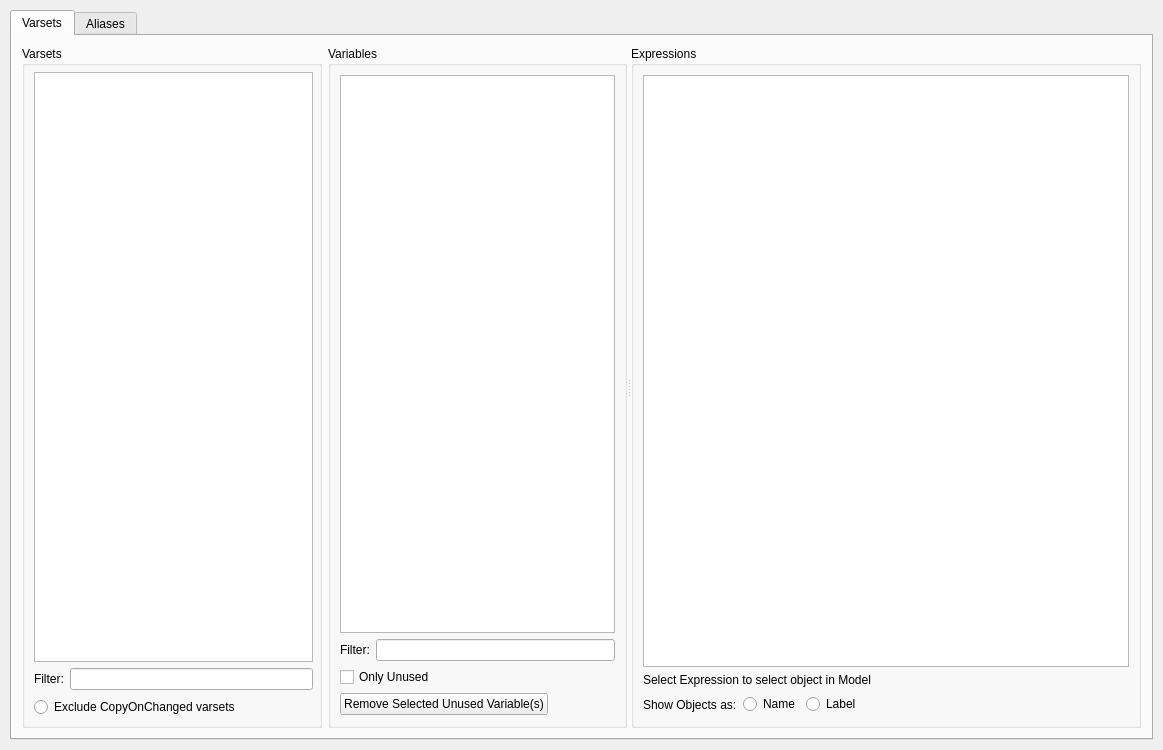
<?xml version="1.0" encoding="UTF-8"?>
<ui version="4.0">
 <class>Form</class>
 <widget class="QWidget" name="Form">
  <property name="geometry">
   <rect>
    <x>0</x>
    <y>0</y>
    <width>1163</width>
    <height>750</height>
   </rect>
  </property>
  <property name="windowTitle">
   <string>Form</string>
  </property>
  <layout class="QHBoxLayout" name="horizontalLayout">
   <property name="sizeConstraint">
    <enum>QLayout::SizeConstraint::SetDefaultConstraint</enum>
   </property>
   <property name="leftMargin">
    <number>10</number>
   </property>
   <property name="topMargin">
    <number>10</number>
   </property>
   <property name="rightMargin">
    <number>10</number>
   </property>
   <property name="bottomMargin">
    <number>10</number>
   </property>
   <item>
    <widget class="QTabWidget" name="tabWidget">
     <property name="currentIndex">
      <number>0</number>
     </property>
     <widget class="QWidget" name="varsets_tab">
      <attribute name="title">
       <string>Varsets</string>
      </attribute>
      <layout class="QHBoxLayout" name="horizontalLayout_9">
       <property name="spacing">
        <number>10</number>
       </property>
       <property name="leftMargin">
        <number>10</number>
       </property>
       <property name="topMargin">
        <number>10</number>
       </property>
       <property name="rightMargin">
        <number>10</number>
       </property>
       <property name="bottomMargin">
        <number>10</number>
       </property>
       <item>
        <widget class="QSplitter" name="splitter">
         <property name="sizePolicy">
          <sizepolicy hsizetype="Expanding" vsizetype="Expanding">
           <horstretch>0</horstretch>
           <verstretch>0</verstretch>
          </sizepolicy>
         </property>
         <property name="orientation">
          <enum>Qt::Orientation::Horizontal</enum>
         </property>
         <widget class="QWidget" name="layoutWidget">
          <layout class="QHBoxLayout" name="horizontalLayout_2">
           <item>
            <widget class="QGroupBox" name="varsets_groupBox">
             <property name="sizePolicy">
              <sizepolicy hsizetype="Expanding" vsizetype="Expanding">
               <horstretch>1</horstretch>
               <verstretch>0</verstretch>
              </sizepolicy>
             </property>
             <property name="title">
              <string>Varsets</string>
             </property>
             <layout class="QVBoxLayout" name="verticalLayout">
              <property name="spacing">
               <number>6</number>
              </property>
              <property name="topMargin">
               <number>6</number>
              </property>
              <property name="rightMargin">
               <number>6</number>
              </property>
              <property name="bottomMargin">
               <number>6</number>
              </property>
              <item>
               <widget class="QListWidget" name="avaliableVarsetsListWidget">
                <property name="sizePolicy">
                 <sizepolicy hsizetype="Expanding" vsizetype="Expanding">
                  <horstretch>0</horstretch>
                  <verstretch>0</verstretch>
                 </sizepolicy>
                </property>
               </widget>
              </item>
              <item>
               <layout class="QHBoxLayout" name="horizontalLayout_3">
                <item>
                 <widget class="QLabel" name="label">
                  <property name="text">
                   <string>Filter:</string>
                  </property>
                 </widget>
                </item>
                <item>
                 <widget class="QLineEdit" name="avaliableVarsetsFilterLineEdit"/>
                </item>
               </layout>
              </item>
              <item>
               <layout class="QHBoxLayout" name="horizontalLayout_copy_varsets">
                <item>
                 <widget class="QRadioButton" name="avaliableVarsetsExcludeClonesRadioButton">
                  <property name="text">
                   <string>Exclude CopyOnChanged varsets</string>
                  </property>
                 </widget>
                </item>
                <item>
                 <spacer name="horizontalSpacer_copy_varsets">
                  <property name="orientation">
                   <enum>Qt::Orientation::Horizontal</enum>
                  </property>
                  <property name="sizeHint" stdset="0">
                   <size>
                    <width>40</width>
                    <height>20</height>
                   </size>
                  </property>
                 </spacer>
                </item>
                <item>
                 <widget class="QToolButton" name="copyAvailableVarsetsPushButton">
                  <property name="enabled">
                   <bool>false</bool>
                  </property>
                  <property name="toolTip">
                   <string>Copy</string>
                  </property>
                  <property name="icon">
                   <iconset theme="edit-copy"/>
                  </property>
                  <property name="toolButtonStyle">
                   <enum>Qt::ToolButtonStyle::ToolButtonIconOnly</enum>
                  </property>
                  <property name="autoRaise">
                   <bool>true</bool>
                  </property>
                 </widget>
                </item>
               </layout>
              </item>
             </layout>
            </widget>
           </item>
           <item>
            <widget class="QGroupBox" name="varsetVariablesGroupBox">
             <property name="sizePolicy">
              <sizepolicy hsizetype="Expanding" vsizetype="Expanding">
               <horstretch>1</horstretch>
               <verstretch>0</verstretch>
              </sizepolicy>
             </property>
             <property name="title">
              <string>Variables</string>
             </property>
             <layout class="QVBoxLayout" name="verticalLayout_2">
              <item>
               <widget class="QListWidget" name="varsetVariableNamesListWidget"/>
              </item>
              <item>
               <layout class="QHBoxLayout" name="horizontalLayout_4">
                <item>
                 <widget class="QLabel" name="label_2">
                  <property name="text">
                   <string>Filter:</string>
                  </property>
                 </widget>
                </item>
                <item>
                 <widget class="QLineEdit" name="varsetVariableNamesFilterLineEdit"/>
                </item>
               </layout>
              </item>
              <item>
               <widget class="QCheckBox" name="varsetVariableNamesOnlyUnusedCheckBox">
                <property name="text">
                 <string>Only Unused</string>
                </property>
               </widget>
              </item>
              <item>
               <layout class="QHBoxLayout" name="horizontalLayout_copy_variables">
                <item>
                 <widget class="QPushButton" name="removeUnusedVariablesPushButton">
                  <property name="text">
                   <string>Remove Selected Unused Variable(s)</string>
                  </property>
                 </widget>
                </item>
                <item>
                 <spacer name="horizontalSpacer_copy_variables">
                  <property name="orientation">
                   <enum>Qt::Orientation::Horizontal</enum>
                  </property>
                  <property name="sizeHint" stdset="0">
                   <size>
                    <width>40</width>
                    <height>20</height>
                   </size>
                  </property>
                 </spacer>
                </item>
                <item>
                 <widget class="QToolButton" name="copyVarsetVariablesPushButton">
                  <property name="enabled">
                   <bool>false</bool>
                  </property>
                  <property name="toolTip">
                   <string>Copy</string>
                  </property>
                  <property name="text">
                   <string/>
                  </property>
                  <property name="icon">
                   <iconset theme="edit-copy"/>
                  </property>
                  <property name="toolButtonStyle">
                   <enum>Qt::ToolButtonStyle::ToolButtonIconOnly</enum>
                  </property>
                  <property name="autoRaise">
                   <bool>true</bool>
                  </property>
                 </widget>
                </item>
               </layout>
              </item>
             </layout>
            </widget>
           </item>
          </layout>
         </widget>
         <widget class="QGroupBox" name="varsetExpressionsGroupBox">
          <property name="sizePolicy">
           <sizepolicy hsizetype="Expanding" vsizetype="Expanding">
            <horstretch>2</horstretch>
            <verstretch>0</verstretch>
           </sizepolicy>
          </property>
          <property name="title">
           <string>Expressions</string>
          </property>
          <layout class="QVBoxLayout" name="verticalLayout_3">
           <item>
            <widget class="QListWidget" name="varsetExpressionsListWidget">
             <property name="sizePolicy">
              <sizepolicy hsizetype="Expanding" vsizetype="Expanding">
               <horstretch>2</horstretch>
               <verstretch>0</verstretch>
              </sizepolicy>
             </property>
            </widget>
           </item>
           <item>
            <widget class="QLabel" name="label_3">
             <property name="text">
              <string>Select Expression to select object in Model</string>
             </property>
            </widget>
           </item>
           <item>
            <layout class="QHBoxLayout" name="horizontalLayout_11">
             <item>
              <widget class="QLabel" name="label_7">
               <property name="text">
                <string>Show Objects as:</string>
               </property>
              </widget>
             </item>
             <item>
              <widget class="QRadioButton" name="objectNameRadioButton">
               <property name="text">
                <string>Name</string>
               </property>
              </widget>
             </item>
             <item>
              <widget class="QRadioButton" name="objectLabelRadioButton">
               <property name="text">
                <string>Label</string>
               </property>
              </widget>
             </item>
             <item>
              <spacer name="horizontalSpacer_2">
               <property name="orientation">
                <enum>Qt::Orientation::Horizontal</enum>
               </property>
               <property name="sizeType">
                <enum>QSizePolicy::Policy::Expanding</enum>
               </property>
               <property name="sizeHint" stdset="0">
                <size>
                 <width>10</width>
                 <height>20</height>
                </size>
               </property>
              </spacer>
             </item>
             <item>
              <widget class="QToolButton" name="copyVarsetExpressionsPushButton">
               <property name="enabled">
                <bool>false</bool>
               </property>
               <property name="sizePolicy">
                <sizepolicy hsizetype="Fixed" vsizetype="Fixed">
                 <horstretch>0</horstretch>
                 <verstretch>0</verstretch>
                </sizepolicy>
               </property>
               <property name="toolTip">
                <string>Copy</string>
               </property>
               <property name="layoutDirection">
                <enum>Qt::LayoutDirection::LeftToRight</enum>
               </property>
               <property name="text">
                <string/>
               </property>
               <property name="icon">
                <iconset theme="edit-copy"/>
               </property>
               <property name="toolButtonStyle">
                <enum>Qt::ToolButtonStyle::ToolButtonIconOnly</enum>
               </property>
               <property name="autoRaise">
                <bool>true</bool>
               </property>
              </widget>
             </item>
            </layout>
           </item>
          </layout>
         </widget>
        </widget>
       </item>
      </layout>
     </widget>
     <widget class="QWidget" name="aliases_tab">
      <attribute name="title">
       <string>Aliases</string>
      </attribute>
      <layout class="QHBoxLayout" name="horizontalLayout_6" stretch="0">
       <property name="spacing">
        <number>10</number>
       </property>
       <property name="leftMargin">
        <number>10</number>
       </property>
       <property name="topMargin">
        <number>10</number>
       </property>
       <property name="rightMargin">
        <number>10</number>
       </property>
       <property name="bottomMargin">
        <number>10</number>
       </property>
       <item>
        <widget class="QSplitter" name="aliases_splitter">
         <property name="sizePolicy">
          <sizepolicy hsizetype="Expanding" vsizetype="Expanding">
           <horstretch>0</horstretch>
           <verstretch>0</verstretch>
          </sizepolicy>
         </property>
         <property name="orientation">
          <enum>Qt::Orientation::Horizontal</enum>
         </property>
         <widget class="QWidget" name="layoutWidget">
          <layout class="QHBoxLayout" name="horizontalLayout_10">
           <item>
            <widget class="QGroupBox" name="spreadsheetsGroupBox">
             <property name="sizePolicy">
              <sizepolicy hsizetype="Expanding" vsizetype="Expanding">
               <horstretch>1</horstretch>
               <verstretch>0</verstretch>
              </sizepolicy>
             </property>
             <property name="title">
              <string>SpreadSheets</string>
             </property>
             <layout class="QVBoxLayout" name="verticalLayout_4">
              <item>
               <widget class="QListWidget" name="avaliableSpreadsheetsListWidget">
                <property name="sizePolicy">
                 <sizepolicy hsizetype="Expanding" vsizetype="Expanding">
                  <horstretch>0</horstretch>
                  <verstretch>0</verstretch>
                 </sizepolicy>
                </property>
               </widget>
              </item>
              <item>
               <layout class="QHBoxLayout" name="horizontalLayout_7">
                <item>
                 <widget class="QLabel" name="label_4">
                  <property name="text">
                   <string>Filter:</string>
                  </property>
                 </widget>
                </item>
                <item>
                 <widget class="QLineEdit" name="avaliableSpreadsheetsFilterLineEdit"/>
                </item>
               </layout>
              </item>
              <item>
               <layout class="QHBoxLayout" name="horizontalLayout_copy_spreadsheets">
                <item>
                 <widget class="QRadioButton" name="excludeCopyOnChangeSpreadsheetsRadioButton">
                  <property name="text">
                   <string>Exclude CopyOnChanged spreadsheets</string>
                  </property>
                 </widget>
                </item>
                <item>
                 <spacer name="horizontalSpacer_copy_spreadsheets">
                  <property name="orientation">
                   <enum>Qt::Orientation::Horizontal</enum>
                  </property>
                  <property name="sizeHint" stdset="0">
                   <size>
                    <width>40</width>
                    <height>20</height>
                   </size>
                  </property>
                 </spacer>
                </item>
                <item>
                 <widget class="QToolButton" name="copyAvailableSpreadsheetsPushButton">
                  <property name="enabled">
                   <bool>false</bool>
                  </property>
                  <property name="toolTip">
                   <string>Copy</string>
                  </property>
                  <property name="text">
                   <string/>
                  </property>
                  <property name="icon">
                   <iconset theme="edit-copy"/>
                  </property>
                  <property name="toolButtonStyle">
                   <enum>Qt::ToolButtonStyle::ToolButtonIconOnly</enum>
                  </property>
                  <property name="autoRaise">
                   <bool>true</bool>
                  </property>
                 </widget>
                </item>
               </layout>
              </item>
             </layout>
            </widget>
           </item>
           <item>
            <widget class="QGroupBox" name="aliasesVariablesGroupBox">
             <property name="sizePolicy">
              <sizepolicy hsizetype="Expanding" vsizetype="Expanding">
               <horstretch>1</horstretch>
               <verstretch>0</verstretch>
              </sizepolicy>
             </property>
             <property name="title">
              <string>Aliases</string>
             </property>
             <layout class="QVBoxLayout" name="verticalLayout_5">
              <item>
               <widget class="QListWidget" name="aliasesVariableNamesListWidget"/>
              </item>
              <item>
               <layout class="QHBoxLayout" name="horizontalLayout_8">
                <item>
                 <widget class="QLabel" name="label_5">
                  <property name="text">
                   <string>Filter:</string>
                  </property>
                 </widget>
                </item>
                <item>
                 <widget class="QLineEdit" name="aliasesVariableNamesFilterLineEdit"/>
                </item>
               </layout>
              </item>
              <item>
               <widget class="QCheckBox" name="aliasesOnlyUnusedCheckBox">
                <property name="text">
                 <string>Only Unused</string>
                </property>
               </widget>
              </item>
              <item>
               <layout class="QHBoxLayout" name="horizontalLayout_copy_aliases">
                <item>
                 <widget class="QPushButton" name="removeUnusedAliasesPushButton">
                  <property name="text">
                   <string>Remove Selected Unused Alias(es)</string>
                  </property>
                 </widget>
                </item>
                <item>
                 <spacer name="horizontalSpacer_copy_aliases">
                  <property name="orientation">
                   <enum>Qt::Orientation::Horizontal</enum>
                  </property>
                  <property name="sizeHint" stdset="0">
                   <size>
                    <width>40</width>
                    <height>20</height>
                   </size>
                  </property>
                 </spacer>
                </item>
                <item>
                 <widget class="QToolButton" name="copyAliasesPushButton">
                  <property name="enabled">
                   <bool>false</bool>
                  </property>
                  <property name="toolTip">
                   <string>Copy</string>
                  </property>
                  <property name="text">
                   <string/>
                  </property>
                  <property name="icon">
                   <iconset theme="edit-copy"/>
                  </property>
                  <property name="toolButtonStyle">
                   <enum>Qt::ToolButtonStyle::ToolButtonIconOnly</enum>
                  </property>
                  <property name="autoRaise">
                   <bool>true</bool>
                  </property>
                 </widget>
                </item>
               </layout>
              </item>
             </layout>
            </widget>
           </item>
          </layout>
         </widget>
         <widget class="QGroupBox" name="aliasExpressionsGroupBox">
          <property name="sizePolicy">
           <sizepolicy hsizetype="Expanding" vsizetype="Expanding">
            <horstretch>2</horstretch>
            <verstretch>0</verstretch>
           </sizepolicy>
          </property>
          <property name="title">
           <string>Expressions</string>
          </property>
          <layout class="QVBoxLayout" name="verticalLayout_6">
           <item>
            <widget class="QListWidget" name="aliasExpressionsListWidget">
             <property name="sizePolicy">
              <sizepolicy hsizetype="Expanding" vsizetype="Expanding">
               <horstretch>2</horstretch>
               <verstretch>0</verstretch>
              </sizepolicy>
             </property>
            </widget>
           </item>
           <item>
            <widget class="QLabel" name="label_6">
             <property name="text">
              <string>Select Expression to select object in Model</string>
             </property>
            </widget>
           </item>
           <item>
            <layout class="QHBoxLayout" name="horizontalLayout_12">
             <item>
              <widget class="QLabel" name="label_8">
               <property name="text">
                <string>Show Objects as:</string>
               </property>
              </widget>
             </item>
             <item>
              <widget class="QRadioButton" name="aliasesObjectNameRadioButton">
               <property name="text">
                <string>Name</string>
               </property>
              </widget>
             </item>
             <item>
              <widget class="QRadioButton" name="aliasesObjectLabelRadioButton">
               <property name="text">
                <string>Label</string>
               </property>
              </widget>
             </item>
             <item>
              <spacer name="horizontalSpacer_3">
               <property name="orientation">
                <enum>Qt::Orientation::Horizontal</enum>
               </property>
               <property name="sizeHint" stdset="0">
                <size>
                 <width>40</width>
                 <height>20</height>
                </size>
               </property>
              </spacer>
             </item>
             <item>
              <widget class="QToolButton" name="copyAliasExpressionsPushButton">
               <property name="enabled">
                <bool>false</bool>
               </property>
               <property name="toolTip">
                <string>Copy</string>
               </property>
               <property name="text">
                <string/>
               </property>
               <property name="icon">
                <iconset theme="edit-copy"/>
               </property>
               <property name="toolButtonStyle">
                <enum>Qt::ToolButtonStyle::ToolButtonIconOnly</enum>
               </property>
               <property name="autoRaise">
                <bool>true</bool>
               </property>
              </widget>
             </item>
            </layout>
           </item>
          </layout>
         </widget>
        </widget>
       </item>
      </layout>
     </widget>
    </widget>
   </item>
  </layout>
 </widget>
 <resources/>
 <connections/>
</ui>
